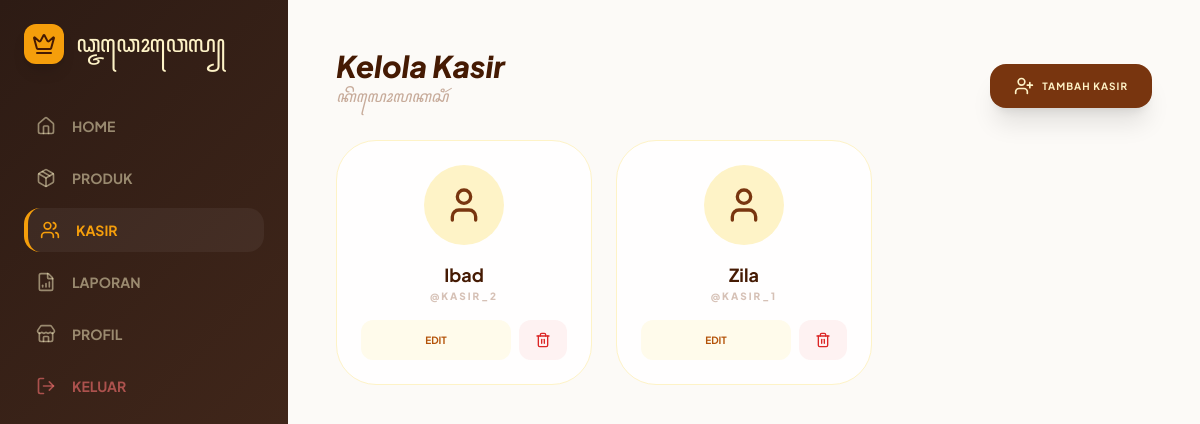
/kelola_kasir.php (signed in), run on the app's committed database.
### tables this page shows
CREATE TABLE `users` (
  `id` int(11) NOT NULL,
  `username` varchar(50) NOT NULL,
  `password` varchar(255) NOT NULL,
  `role` enum('owner','kasir') NOT NULL,
  `nama_lengkap` varchar(100) DEFAULT NULL,
  `created_at` timestamp NOT NULL DEFAULT current_timestamp()
);

### kelola_kasir.php (the view, shortened to what this page needs)
<?php
include 'config.php';
$stmt = $pdo->prepare("SELECT id, username, nama_lengkap, created_at FROM users WHERE role = 'kasir' ORDER BY id DESC");
$stmt->execute();
$kasir = $stmt->fetchAll();
?>
<!DOCTYPE html>
<html lang="id">
<head>
    <script src="https://cdn.tailwindcss.com"></script>
</head>
<body class="flex flex-col md:flex-row">
    <aside class="fixed md:relative bottom-0 left-0 w-full md:w-72 wood-gradient h-[75px] md:h-screen text-amber-100 flex md:flex-col justify-between md:justify-start z-50 px-2 md:p-6 pb-[env(safe-area-inset-bottom)]">
        <div class="hidden md:flex items-center space-x-3 mb-10">
            <div class="w-10 h-10 bg-amber-500 rounded-xl flex items-center justify-center shadow-lg"><i data-lucide="crown" class="text-amber-950 w-6 h-6"></i></div>
            <h2 class="aksara text-2xl tracking-tighter">ꦣ꧀ꦗꦣꦺꦴꦮꦺꦭ꧀</h2>
        </div>
        <nav class="flex md:flex-col flex-1 justify-around md:justify-start md:space-y-2 w-full">
            <a href="dashboard_owner.php" class="flex flex-col md:flex-row items-center justify-center md:justify-start md:space-x-4 py-2 md:p-3 text-amber-100/50 rounded-2xl">
                <i data-lucide="home" class="w-5 h-5"></i>
                <span class="text-[9px] md:text-sm font-bold mt-1 md:mt-0 uppercase">Home</span>
            </a>
            <a href="stok_produk.php" class="flex flex-col md:flex-row items-center justify-center md:justify-start md:space-x-4 py-2 md:p-3 text-amber-100/50 rounded-2xl">
                <i data-lucide="package" class="w-5 h-5"></i>
                <span class="text-[9px] md:text-sm font-bold mt-1 md:mt-0 uppercase">Produk</span>
            </a>
            <a href="kelola_kasir.php" class="nav-active flex flex-col md:flex-row items-center justify-center md:justify-start md:space-x-4 py-2 md:p-3 rounded-2xl">
                <i data-lucide="users" class="w-5 h-5"></i>
                <span class="text-[9px] md:text-sm font-bold mt-1 md:mt-0 uppercase font-black">Kasir</span>
            </a>
            <a href="laporan_bisnis.php" class="flex flex-col md:flex-row items-center justify-center md:justify-start md:space-x-4 py-2 md:p-3 text-amber-100/50 rounded-2xl">
                <i data-lucide="file-bar-chart" class="w-5 h-5"></i>
                <span class="text-[9px] md:text-sm font-bold mt-1 md:mt-0 uppercase">Laporan</span>
            </a>
            <a href="profil_bisnis.php" class="flex flex-col md:flex-row items-center justify-center md:justify-start md:space-x-4 py-2 md:p-3 text-amber-100/50 rounded-2xl">
                <i data-lucide="store" class="w-5 h-5"></i>
                <span class="text-[9px] md:text-sm font-bold mt-1 md:mt-0 uppercase">Profil</span>
            </a>
            <a href="logout.php" class="flex flex-col md:flex-row items-center justify-center md:justify-start md:space-x-4 py-2 md:p-3 text-red-400/60">
                <i data-lucide="log-out" class="w-5 h-5"></i>
                <span class="text-[9px] md:text-sm font-bold mt-1 md:mt-0 uppercase">Keluar</span>
            </a>
        </nav>
    </aside>
    <main class="flex-1 content-scroll order-1 md:order-2">
        <div class="p-6 md:p-12 max-w-5xl mx-auto space-y-8">
            <div class="flex justify-between items-end">
                <div>
                    <h1 class="text-3xl font-black text-amber-950 italic">Kelola Kasir</h1>
                    <p class="text-amber-900/40 font-medium italic">ꦏꦼꦭꦺꦴꦭꦏꦱꦶꦂ</p>
                </div>
                <button onclick="openModal('tambah')" class="bg-amber-900 text-amber-100 px-6 py-3 rounded-2xl font-bold flex items-center space-x-2 shadow-xl hover:bg-amber-800 transition-all active:scale-95">
                    <i data-lucide="user-plus" class="w-5 h-5"></i>
                    <span class="hidden sm:inline uppercase text-[10px] tracking-widest">Tambah Kasir</span>
                </button>
            </div>
            <div class="grid grid-cols-1 sm:grid-cols-2 lg:grid-cols-3 gap-6">
                <?php foreach($kasir as $k): ?>
                <div class="glass-card p-6 rounded-[2.5rem] border border-amber-100 flex flex-col items-center text-center group">
                    <div class="w-20 h-20 bg-amber-100 rounded-full flex items-center justify-center mb-4 group-hover:scale-110 transition-transform">
                        <i data-lucide="user" class="w-10 h-10 text-amber-900"></i>
                    </div>
                    <h3 class="font-bold text-lg text-amber-950"><?= htmlspecialchars($k['nama_lengkap']) ?></h3>
                    <p class="text-[10px] font-black text-amber-900/30 uppercase tracking-[0.2em] mb-4">@<?= htmlspecialchars($k['username']) ?></p>
                    <div class="w-full flex space-x-2">
                        <button onclick='openEdit(<?= json_encode($k) ?>)' class="flex-1 py-3 bg-amber-50 text-amber-700 rounded-xl text-[10px] font-bold uppercase hover:bg-amber-100 transition-colors">Edit</button>
                        <button onclick="konfirmasiHapus(<?= $k['id'] ?>)" class="px-4 py-3 bg-red-50 text-red-600 rounded-xl hover:bg-red-100 transition-colors"><i data-lucide="trash-2" class="w-4 h-4"></i></button>
                    </div>
                </div>
                <?php endforeach; ?>
            </div>
        </div>
    </main>
</body>
</html>

### kelola_kasir.php (style rules this page uses)
:root { --nav-height: 75px; }
body { background-color: #fcfaf7; font-family: 'Plus Jakarta Sans', sans-serif; overflow: hidden; height: 100vh; }
.aksara { font-family: 'Crimson Pro', serif; }
.wood-gradient { background: linear-gradient(135deg, #2d1b14 0%, #4a2c1d 100%); }
.glass-card { background: rgba(255, 255, 255, 0.9); backdrop-blur-md; border: 1px solid rgba(146, 64, 14, 0.1); }
.content-scroll { height: calc(100vh - var(--nav-height)); overflow-y: auto; padding-bottom: 80px; }
@media (min-width: 768px) { .content-scroll { height: 100vh; padding-bottom: 20px; } }
.nav-active { color: #f59e0b !important; background: rgba(245, 158, 11, 0.1); border-top: 3px solid #f59e0b; }
@media (min-width: 768px) { .nav-active { border-top: 0; border-left: 4px solid #f59e0b; background: rgba(255, 255, 255, 0.05); } }

### data on the page
users: nama_lengkap "Ibad", username "KASIR_2"
users: nama_lengkap "Zila", username "KASIR_1"
